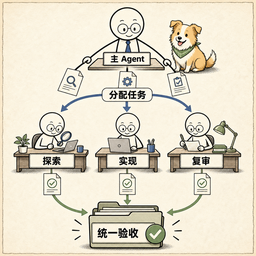
#> input picture examples/agent-workflow-square.png, 256 x 256 px, shrunk from 1000 x 1000 before the run
$ python cutout.py ../examples/agent-workflow-square.png out.png
#> lines starting #> are read from the running program, lines starting #| are printed output that depends on the picture
#!/usr/bin/env python3
"""Remove a uniform chroma-key background and write a transparent PNG.

The script samples the key color from the image border, builds a soft alpha
matte from color distance, and removes key-color spill from antialiased edges.

Usage:
    python3 cutout.py source.png transparent.png
    python3 cutout.py source.png transparent.png \
        --transparent-threshold 12 --opaque-threshold 220
"""

from __future__ import annotations

import argparse
from pathlib import Path
from statistics import median

from PIL import Image


Color = tuple[int, int, int]
ALPHA_NOISE_FLOOR = 8
KEY_DOMINANCE_THRESHOLD = 16


def _clamp(value: float) -> int:
    return max(0, min(255, int(round(value))))


def _distance(color: Color, key: Color) -> int:
    return max(abs(color[index] - key[index]) for index in range(3))


def _smoothstep(value: float) -> float:
    value = max(0.0, min(1.0, value))
    return value * value * (3.0 - 2.0 * value)


def _distance_alpha(distance: int, transparent: float, opaque: float) -> int:
    if distance <= transparent:
        return 0
    if distance >= opaque:
        return 255
    ratio = (distance - transparent) / (opaque - transparent)
    return _clamp(255 * _smoothstep(ratio))


def _key_channels(key: Color) -> list[int]:
    strongest = max(key)
    if strongest < 128:
        return []
    return [
        index
        for index, value in enumerate(key)
        if value >= strongest - 16 and value >= 128
    ]


def _dominance_alpha(color: Color, key: Color) -> int:
    key_channels = _key_channels(key)
    if not key_channels:
        return 255

    other_channels = [index for index in range(3) if index not in key_channels]
    key_strength = min(color[index] for index in key_channels)
    other_strength = max((color[index] for index in other_channels), default=0)
    dominance = key_strength - other_strength
    if dominance <= 0:
        return 255

    denominator = max(1, max(key) - other_strength)
    return _clamp(255 * (1 - min(1.0, dominance / denominator)))


def _key_dominance(color: Color, key: Color) -> int:
    key_channels = _key_channels(key)
    if not key_channels:
        return 0
    other_channels = [index for index in range(3) if index not in key_channels]
    key_strength = min(color[index] for index in key_channels)
    other_strength = max((color[index] for index in other_channels), default=0)
    return key_strength - other_strength


def _looks_key_colored(color: Color, key: Color, distance: int) -> bool:
    if distance <= 32:
        return True
    if not _key_channels(key):
        return True
    return _key_dominance(color, key) >= KEY_DOMINANCE_THRESHOLD


def _despill(color: Color, key: Color, alpha: int) -> Color:
    if alpha >= 252:
        return color

    key_channels = _key_channels(key)
    if not key_channels:
        return color
    other_channels = [index for index in range(3) if index not in key_channels]
    if not other_channels:
        return color

    channels = list(color)
    neutral_edge = max(channels[index] for index in other_channels)
    for index in key_channels:
        channels[index] = min(channels[index], neutral_edge)
    return channels[0], channels[1], channels[2]


def _sample_border_key(image: Image.Image) -> Color:
    pixels = image.load()
    width, height = image.size
#> width = 256; height = 256
    band = max(1, min(width, height, 6))
#> band = 6
    step = max(1, min(width, height) // 256)
#> step = 1
    samples: list[Color] = []

    for x in range(0, width, step):
        for offset in range(band):
            samples.append(pixels[x, offset][:3])
            samples.append(pixels[x, height - 1 - offset][:3])
#> after the loop, samples = 3072 items, first 6: (248, 230, 198), (248, 230, 198), (248, 229, 196), (248, 230, 199), (248, 229, 196), (248, 230, 198)
    for y in range(0, height, step):
        for offset in range(band):
            samples.append(pixels[offset, y][:3])
            samples.append(pixels[width - 1 - offset, y][:3])
#> after the loop, samples = 6144 items, first 6: (248, 230, 198), (248, 230, 198), (248, 229, 196), (248, 230, 199), (248, 229, 196), (248, 230, 198)

    return tuple(
        int(round(median(sample[channel] for sample in samples)))
        for channel in range(3)
    )


def remove_background(
    input_path: Path,
    output_path: Path,
    transparent_threshold: float = 12,
    opaque_threshold: float = 220,
    despill: bool = True,
) -> tuple[Color, int, int]:
    image = Image.open(input_path).convert("RGBA")
    key = _sample_border_key(image)
#> key = (249, 234, 206)
    pixels = image.load()
    width, height = image.size
#> width = 256; height = 256
    transparent_count = 0
    partial_count = 0

    for y in range(height):
        for x in range(width):
            red, green, blue, source_alpha = pixels[x, y]
            color = (red, green, blue)
            distance = _distance(color, key)
            key_like = _looks_key_colored(color, key, distance)
            alpha = _distance_alpha(
                distance,
                transparent_threshold,
                opaque_threshold,
            )
            if key_like:
                alpha = min(alpha, _dominance_alpha(color, key))
            alpha = _clamp(alpha * (source_alpha / 255))
            if alpha <= ALPHA_NOISE_FLOOR:
                pixels[x, y] = (0, 0, 0, 0)
                transparent_count += 1
                continue

            if despill and key_like:
                red, green, blue = _despill(color, key, alpha)
            pixels[x, y] = (red, green, blue, alpha)
            if alpha < 255:
                partial_count += 1
#> this loop made 256 passes

    output_path.parent.mkdir(parents=True, exist_ok=True)
    image.save(output_path)
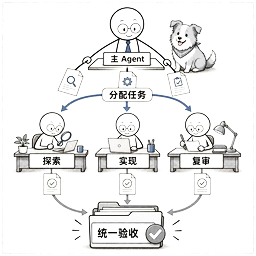
#> saved as out.png: PIL image 256x256 RGBA; mean R, G, B, A 32.9, 32.7, 31.7, 25.7; transparent parts drawn white
    return key, transparent_count, partial_count


def parse_args() -> argparse.Namespace:
    parser = argparse.ArgumentParser(description=__doc__)
    parser.add_argument("input", type=Path, help="Opaque source image")
    parser.add_argument("output", type=Path, help="Transparent PNG output path")
    parser.add_argument(
        "--transparent-threshold",
        type=float,
        default=12,
        help="Color distance that becomes fully transparent (default: 12)",
    )
    parser.add_argument(
        "--opaque-threshold",
        type=float,
        default=220,
        help="Color distance that becomes fully opaque (default: 220)",
    )
    parser.add_argument(
        "--no-despill",
        action="store_true",
        help="Keep key-color spill on antialiased edge pixels",
    )
    return parser.parse_args()


def main() -> None:
    args = parse_args()
    if not args.input.is_file():
        raise SystemExit(f"Input image not found: {args.input}")
    if args.input.resolve() == args.output.resolve():
        raise SystemExit("Input and output paths must be different")
    if args.output.suffix.lower() != ".png":
        raise SystemExit("Output path must end in .png")
    if not 0 <= args.transparent_threshold < args.opaque_threshold <= 255:
        raise SystemExit(
            "Thresholds must satisfy 0 <= transparent < opaque <= 255"
        )

    key, transparent, partial = remove_background(
        args.input,
        args.output,
        transparent_threshold=args.transparent_threshold,
        opaque_threshold=args.opaque_threshold,
        despill=not args.no_despill,
    )
    print(f"cutout: {args.input} -> {args.output}")
    print(f"key: #{key[0]:02x}{key[1]:02x}{key[2]:02x}")
#| key: #f9eace
    print(f"transparent pixels: {transparent}")
#| transparent pixels: 49922
    print(f"partially transparent pixels: {partial}")
#| partially transparent pixels: 14985


if __name__ == "__main__":
    main()
